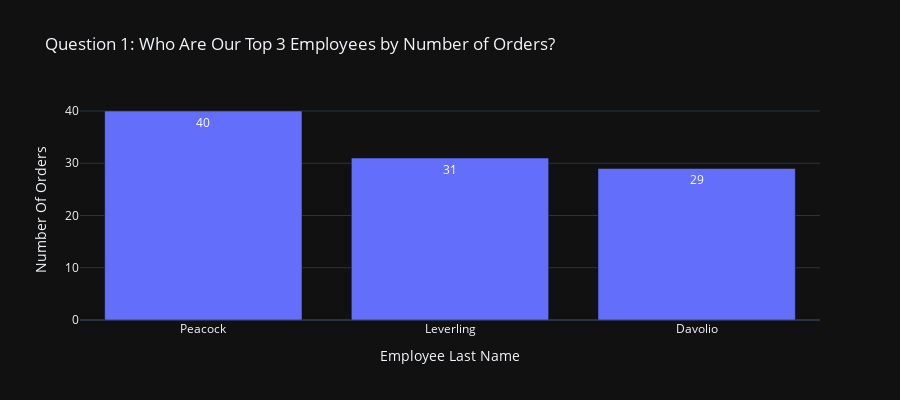

Source (notebook cell):
### Code cell
fig = px.bar(df_top3,
            x='Employee Last Name',
            y='Number Of Orders',
            width=900,
            height=400,
            template='plotly_dark',
            text= 'Number Of Orders',
            title='Question 1: Who Are Our Top 3 Employees by Number of Orders?')
fig.show()

### Figure 1 — Plotly figure (JSON) as saved in the notebook; plotly's stock layout.template omitted (floating-point values rounded to 4 significant figures)
{"data": [{"alignmentgroup": "True", "hovertemplate": "Employee Last Name=%{x}<br>Number Of Orders=%{text}<extra></extra>", "legendgroup": "", "marker": {"color": "#636efa"}, "name": "", "offsetgroup": "", "orientation": "v", "showlegend": false, "text": [40, 31, 29], "textposition": "auto", "type": "bar", "x": ["Peacock", "Leverling", "Davolio"], "xaxis": "x", "y": [40, 31, 29], "yaxis": "y"}], "layout": {"barmode": "relative", "height": 400, "legend": {"tracegroupgap": 0}, "title": {"text": "Question 1: Who Are Our Top 3 Employees by Number of Orders?"}, "width": 900, "xaxis": {"anchor": "y", "domain": [0, 1], "title": {"text": "Employee Last Name"}}, "yaxis": {"anchor": "x", "domain": [0, 1], "title": {"text": "Number Of Orders"}}}}
